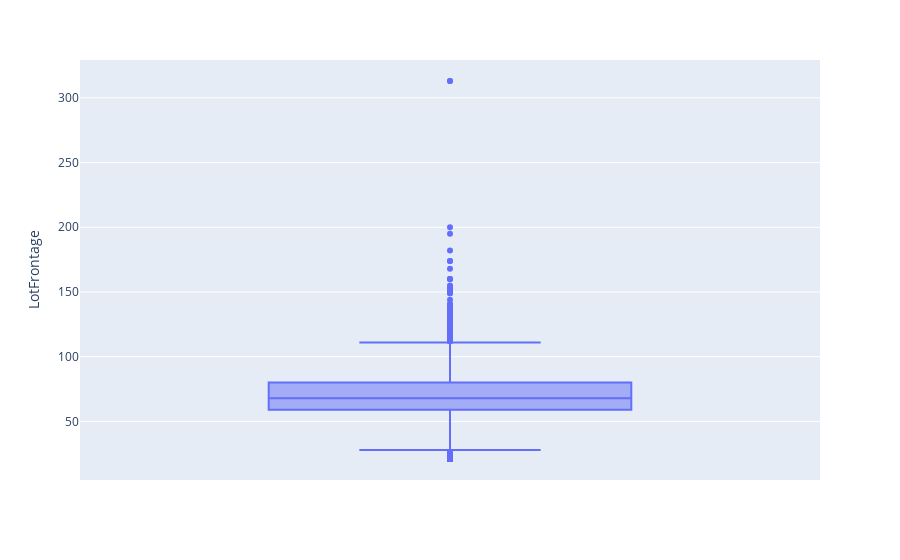

The code cell stored with this chart in its notebook:
### Code cell
# Esta columna mejor con la media
distr('LotFrontage')

### Figure 1 — Plotly figure (JSON) as saved in the notebook; plotly's stock layout.template omitted (floating-point values rounded to 4 significant figures; data arrays with more than 128 entries replaced by an {"elided": "..."} marker saying what was removed)
{"data": [{"alignmentgroup": "True", "hovertemplate": "LotFrontage=%{y}<extra></extra>", "legendgroup": "", "marker": {"color": "#636efa"}, "name": "", "notched": false, "offsetgroup": "", "orientation": "v", "showlegend": false, "type": "box", "x0": " ", "xaxis": "x", "y": {"elided": "2919 int values"}, "y0": " ", "yaxis": "y"}], "layout": {"boxmode": "group", "legend": {"tracegroupgap": 0}, "margin": {"t": 60}, "xaxis": {"anchor": "y", "domain": [0, 1]}, "yaxis": {"anchor": "x", "domain": [0, 1], "title": {"text": "LotFrontage"}}}}
